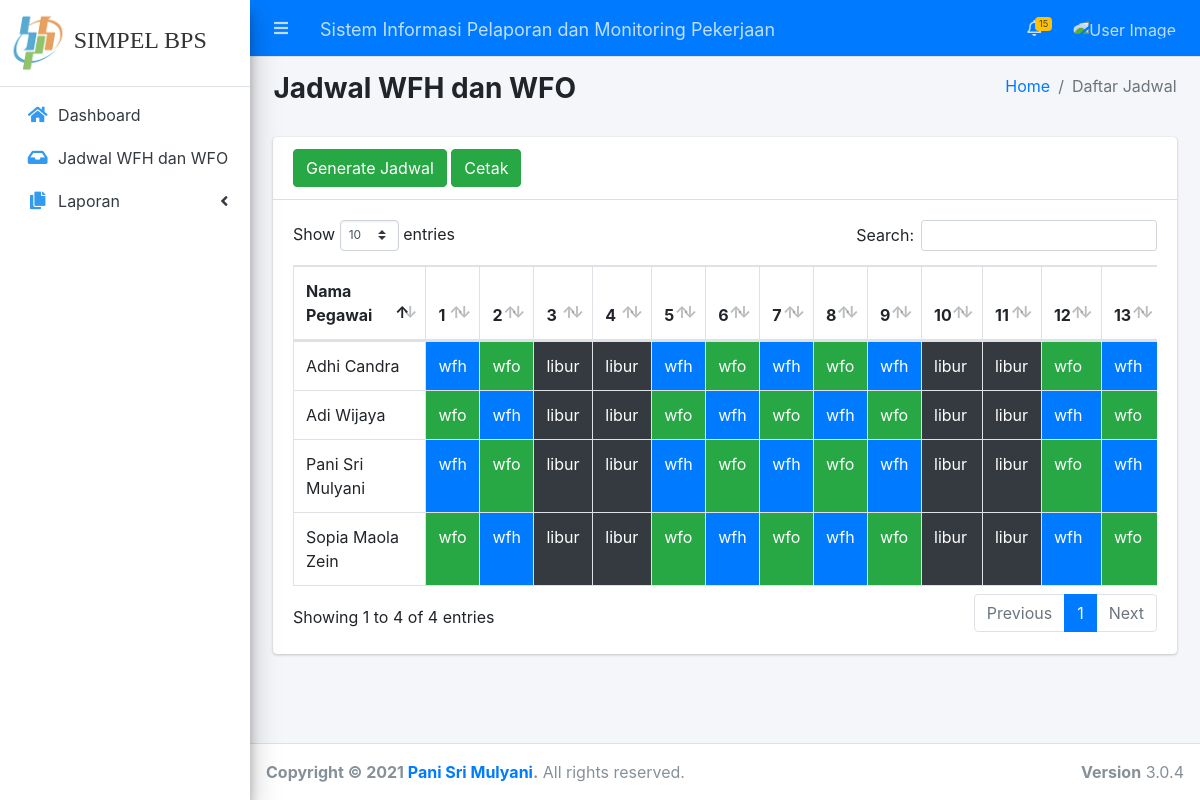
/index.php/tata_usaha/jadwal, run on the app's committed database.
### tables this page shows
CREATE TABLE `jadwal` (
  `id_jadwal` int(11) NOT NULL,
  `id_pegawai` varchar(191) NOT NULL,
  `1` varchar(191) NOT NULL,
  `2` varchar(191) NOT NULL,
  `3` varchar(191) NOT NULL,
  `4` varchar(191) NOT NULL,
  `5` varchar(191) NOT NULL,
  `6` varchar(191) NOT NULL,
  `7` varchar(191) NOT NULL,
  `8` varchar(191) NOT NULL,
  `9` varchar(191) NOT NULL,
  `10` varchar(191) NOT NULL,
  `11` varchar(191) NOT NULL,
  `12` varchar(191) NOT NULL,
  `13` varchar(191) NOT NULL,
  `14` varchar(191) NOT NULL,
  `15` varchar(191) NOT NULL,
  `16` varchar(191) NOT NULL,
  `17` varchar(191) NOT NULL,
  `18` varchar(191) NOT NULL,
  `19` varchar(191) NOT NULL,
  `20` varchar(191) NOT NULL,
  `21` varchar(191) NOT NULL,
  `22` varchar(191) NOT NULL,
  `23` varchar(191) NOT NULL,
  `24` varchar(191) NOT NULL,
  `25` varchar(191) NOT NULL,
  `26` varchar(191) NOT NULL,
  `27` varchar(191) NOT NULL,
  `28` varchar(191) NOT NULL,
  `29` varchar(191) DEFAULT NULL,
  `30` varchar(191) DEFAULT NULL,
  `31` varchar(191) DEFAULT NULL
);

CREATE TABLE `pegawai` (
  `nip` varchar(20) NOT NULL,
  `nama` varchar(50) NOT NULL,
  `jenis_kelamin` enum('Laki-laki','Perempuan','','') NOT NULL,
  `alamat` text NOT NULL,
  `tempatlahir` varchar(20) NOT NULL,
  `tanggallahir` date NOT NULL,
  `jabatan` varchar(40) NOT NULL,
  `namagolongan` varchar(20) NOT NULL,
  `id` int(11) NOT NULL,
  `username` varchar(20) NOT NULL,
  `password` varchar(20) NOT NULL,
  `akses` varchar(20) NOT NULL,
  `foto` varchar(100) NOT NULL,
  `email` varchar(191) NOT NULL
);

### application/controllers/Tata_usaha/Jadwal.php (called while the page is built, shortened)
<?php
class Jadwal extends CI_Controller {
	public function index() {
    $data['jadwal']   = $this->M_Jadwal->getAll();
		$data['content']  = 'tata_usaha/jadwal';
		$this->load->view('tata_usaha/template', $data);
	}
}

### index.php (called while the page is built, shortened)
<?php
require_once BASEPATH.'core/CodeIgniter.php';

### application/models/M_Jadwal.php (called while the page is built, shortened)
<?php
class M_Jadwal extends CI_Model {
  protected $table  = 'jadwal';
  public function getAll()
  {
    $this->db->join('pegawai', $this->table . '.id_pegawai = pegawai.id');
    return $this->db->get($this->table)->result_array();
  }
}

### application/views/tata_usaha/jadwal.php (the view, shortened to what this page needs)
<section class="content">
  <div class="content-header">
      <div class="container-fluid">
        <div class="row mb-2">
          <div class="col-sm-6">
            <h3><b><font face=""> Jadwal WFH dan WFO</font></b></h3>
          </div>
          <div class="col-sm-6">
            <ol class="breadcrumb float-sm-right">
              <li class="breadcrumb-item"><a href="<?php echo base_url()."Akademik/home_akademik"?>">Home</a></li>
              <li class="breadcrumb-item active">Daftar Jadwal</li>
            </ol>
          </div>
        </div>
      </div>
    </div>
    <div class="container-fluid">
      <div class="col-sm-12">
        <div class="card">
          <div class="card-header">
            <a href="<?= base_url(); ?>tata_usaha/jadwal/generate" class="btn btn-success">Generate Jadwal</a>
            <a href="<?= base_url(); ?>tata_usaha/jadwal/cetak" class="btn btn-success">Cetak</a>
          </div>
          <div class="card-body">
            <div class="table-responsive">
              <table class="table table-bordered" id="dataTables-example">
                <thead>
                  <tr class="nowrap">
                    <th>Nama Pegawai</th>
                    <th>1</th>
                    <th>2</th>
                    <th>3</th>
                    <th>4</th>
                    <th>5</th>
                    <th>6</th>
                    <th>7</th>
                    <th>8</th>
                    <th>9</th>
                    <th>10</th>
                    <th>11</th>
                    <th>12</th>
                    <th>13</th>
                  </tr>
                </thead>
                <tbody>
                  <?php
                    foreach ($jadwal as $key) { ?>
                      <tr>
                        <td><?= $key['nama']; ?></td>
                        <?php
                          for ($i=1; $i < 32; $i++) { ?>
                            <td
                              <?php
                                switch ($key[$i]) {
                                  case 'wfh':
                                    echo 'class="bg-primary"';
                                    break;
                                  case 'wfo':
                                    echo 'class="bg-success"';
                                    break;
                                  default:
                                    echo 'class="bg-dark"';
                                    break;
                                }
                              ?>><?= $key[$i]; ?></td>
                          <?php }
                        ?>
                      </tr>
                    <?php }
                  ?>
                </tbody>
              </table>
            </div>
          </div>
        </div>
      </div>
    </div>
  </section>

### data on the page
jadwal: id_pegawai.nama "Pani Sri Mulyani", i "wfh", i "wfo", i "libur", 3 "libur", 10 "libur"
jadwal: id_pegawai.nama "Sopia Maola Zein", i "wfo", i "wfh", i "libur", 3 "libur", 10 "libur"
jadwal: id_pegawai.nama "Adhi Candra", i "wfh", i "wfo", i "libur", 3 "libur", 10 "libur"
jadwal: id_pegawai.nama "Adi Wijaya", i "wfo", i "wfh", i "libur", 3 "libur", 10 "libur"
